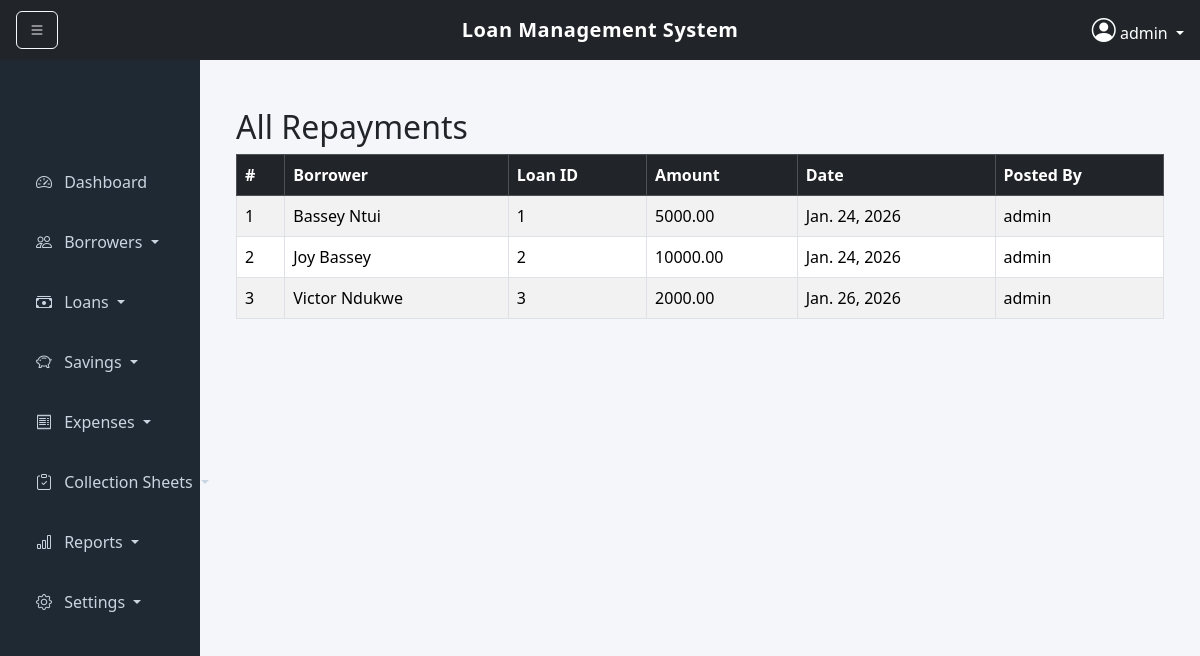
Screenshot of /repayments/ (signed in) with the database file from the repository.
### core/models.py (models this page shows, shortened)
class Repayment(models.Model):
    loan = models.ForeignKey(Loan, on_delete=models.CASCADE, related_name="repayments")
    amount = models.DecimalField(max_digits=12, decimal_places=2, validators=[MinValueValidator(Decimal('0.01'))])
    date = models.DateField(auto_now_add=True)
    posted_by = models.ForeignKey(User, on_delete=models.SET_NULL, null=True)

class Loan(models.Model):
    STATUS_CHOICES = [
        ('Active', 'Active'),
        ('Overdue', 'Overdue'),
        ('PAR30', 'PAR30'),
        ('Closed', 'Closed'),
    ]
    organization = models.ForeignKey('Organization', on_delete=models.CASCADE)
    branch = models.ForeignKey('Branch', on_delete=models.CASCADE, null=True)
    borrower = models.ForeignKey('Borrower', on_delete=models.CASCADE, null=True)
    officer = models.ForeignKey('LoanOfficer', on_delete=models.CASCADE, null=True)
    principal = models.DecimalField(
        max_digits=12,
        decimal_places=2,
        validators=[MinValueValidator(Decimal('0.01'))]
    )
    interest_rate = models.DecimalField(
        max_digits=5,
        decimal_places=2,
        default=0,
        validators=[MinValueValidator(Decimal('0.00'))]
    )
    fees = models.DecimalField(
        max_digits=12,
        decimal_places=2,
        default=0,
        validators=[MinValueValidator(Decimal('0.00'))]
    )
    penalty = models.DecimalField(
        max_digits=12,
        decimal_places=2,
        default=0,
        validators=[MinValueValidator(Decimal('0.00'))]
    )
    tenure = models.PositiveIntegerField(
        default=30,  # in days
        validators=[MinValueValidator(1)]
    )
    status = models.CharField(max_length=10, choices=STATUS_CHOICES, default='Active')
    disbursed_date = models.DateField(default=now)
    maturity = models.DateField(blank=True, null=True)
    paid = models.DecimalField(
        max_digits=12,
        decimal_places=2,
        default=0,
        validators=[MinValueValidator(Decimal('0.00'))]
    )
    last_payment_date = models.DateField(blank=True, null=True)

class Borrower(models.Model):
    STATUS_CHOICES = [
        ('Active', 'Active'),
        ('Inactive', 'Inactive'),
        ('Delinquent', 'Delinquent'),
    ]
    organization = models.ForeignKey('Organization', on_delete=models.CASCADE)
    branch = models.ForeignKey('Branch', on_delete=models.CASCADE)
    full_name = models.CharField(max_length=200)
    business = models.CharField(max_length=200, blank=True, null=True)
    unique_id = models.CharField(max_length=50, unique=True)
    mobile = models.CharField(max_length=20, blank=True, null=True)
    email = models.EmailField(blank=True, null=True)
    status = models.CharField(max_length=12, choices=STATUS_CHOICES, default='Active')

### core/views.py (the view)
# urls.py: path('repayments/', views.repayments_view, name='repayments'),
@login_required
def repayments_view(request):
    organization = request.user.loanofficer.organization
    repayments = Repayment.objects.filter(loan__organization=organization)
    return render(request, 'repayments.html', {'repayments': repayments})

### core/templates/repayments.html
{% extends 'base.html' %}
{% block content %}
<div class="container mt-4">
    <h2>All Repayments</h2>
    <table class="table table-striped table-bordered">
        <thead class="table-dark">
            <tr>
                <th>#</th>
                <th>Borrower</th>
                <th>Loan ID</th>
                <th>Amount</th>
                <th>Date</th>
                <th>Posted By</th>
            </tr>
        </thead>
        <tbody>
            {% for repayment in repayments %}
            <tr>
                <td>{{ forloop.counter }}</td>
                <td>{{ repayment.loan.borrower.full_name }}</td>
                <td>{{ repayment.loan.id }}</td>
                <td>{{ repayment.amount }}</td>
                <td>{{ repayment.date }}</td>
                <td>{{ repayment.posted_by.username  }}</td>
            </tr>
            {% empty %}
            <tr>
                <td colspan="6" class="text-center">No repayments found.</td>
            </tr>
            {% endfor %}
        </tbody>
    </table>
</div>
{% endblock %}

### core/templates/base.html (shortened to what this page needs)
<!DOCTYPE html>
<html lang="en">
  <head>
    <link href="https://cdn.jsdelivr.net/npm/bootstrap@5.3.2/dist/css/bootstrap.min.css" rel="stylesheet">
    <link href="https://cdn.jsdelivr.net/npm/bootstrap-icons@1.11.1/font/bootstrap-icons.css" rel="stylesheet">
  </head>
  <body>
    <nav class="navbar navbar-dark bg-dark topbar px-3 position-relative">
      <button class="btn btn-outline-light me-2" id="toggleSidebar">
        <i class="bi bi-list"></i>
      </button>
      <span class="navbar-brand project-title">
        Loan Management System
      </span>
      <div class="dropdown ms-auto">
        <a class="text-white dropdown-toggle text-decoration-none" href="#" data-bs-toggle="dropdown">
          <i class="bi bi-person-circle fs-4"></i>
          {{ request.user.username }}
        </a>
      </div>
    </nav>
    <div class="container-fluid">
      <div class="row">
        <div id="sidebar" class="col-md-3 col-lg-2 sidebar p-3">
          <div class="nav flex-column sidebar-menu">
            <a href="/" class="nav-link">
              <i class="bi bi-speedometer2 me-2"></i> Dashboard
            </a>
            <div class="nav-item dropdown">
              <a class="nav-link dropdown-toggle" href="#" data-bs-toggle="collapse" data-bs-target="#borrowersMenu">
                <i class="bi bi-people me-2"></i> Borrowers
              </a>
            </div>
            <div class="nav-item dropdown">
              <a class="nav-link dropdown-toggle" href="#" data-bs-toggle="collapse" data-bs-target="#loansMenu">
                <i class="bi bi-cash-stack me-2"></i> Loans
              </a>
            </div>
            <div class="nav-item dropdown">
              <a class="nav-link dropdown-toggle" href="#" data-bs-toggle="collapse" data-bs-target="#savingsMenu">
                <i class="bi bi-piggy-bank me-2"></i> Savings
              </a>
            </div>
            <div class="nav-item dropdown">
              <a class="nav-link dropdown-toggle" href="#" data-bs-toggle="collapse" data-bs-target="#expensesMenu">
                <i class="bi bi-receipt me-2"></i> Expenses
              </a>
            </div>
            <div class="nav-item dropdown">
              <a class="nav-link dropdown-toggle" href="#" data-bs-toggle="collapse" data-bs-target="#collectionsMenu">
                <i class="bi bi-clipboard-check me-2"></i> Collection Sheets
              </a>
            </div>
            <div class="nav-item dropdown">
              <a class="nav-link dropdown-toggle" href="#" data-bs-toggle="collapse" data-bs-target="#reportsMenu">
                <i class="bi bi-bar-chart me-2"></i> Reports
              </a>
            </div>
            <div class="nav-item dropdown">
              <a class="nav-link dropdown-toggle" href="#" data-bs-toggle="collapse" data-bs-target="#settingsMenu">
                <i class="bi bi-gear me-2"></i> Settings
              </a>
            </div>
          </div>
        </div>
        <div id="content" class="col content">
          {% block content %}{% endblock %}
        </div>
      </div>
    </div>
  </body>
</html>

### core/templates/base.html (style rules this page uses)
body { background-color: #f4f6f9; }
.topbar { height: 60px; }
.project-title { position: absolute; left: 50%; transform: translateX(-50%); font-weight: 600; letter-spacing: 0.5px; }
.sidebar { min-height: 100vh; background-color: #1f2933; transition: all 0.3s ease; }
.sidebar .nav-link { color: #cbd5e1; padding: 14px 20px; margin-bottom: 8px; border-radius: 6px; }
.sidebar-menu { padding-top: 80px; }
.content { padding: 24px; transition: margin-left 0.3s ease; }

### rows the page displays
Repayment: loan.borrower.full_name "Bassey Ntui", loan.id "1", amount "5000.00", date "Jan. 24, 2026", posted_by.username "admin"
Repayment: loan.borrower.full_name "Joy Bassey", loan.id "2", amount "10000.00", date "Jan. 24, 2026", posted_by.username "admin"
Repayment: loan.borrower.full_name "Victor Ndukwe", loan.id "3", amount "2000.00", date "Jan. 26, 2026", posted_by.username "admin"

### other values shown
{{ request.user.username }} "admin"
